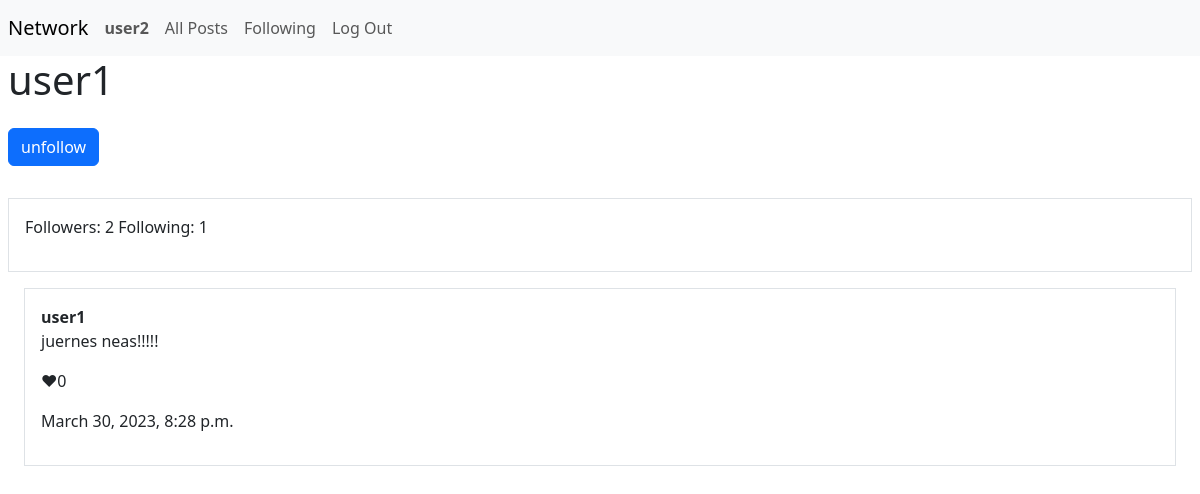
Page /user/1 (signed in) on the committed database.
### network/models.py (models this page shows)
class User(AbstractUser):
    pass

class Posts(models.Model):
    poster = models.ForeignKey("User", on_delete=models.CASCADE, related_name="posts")
    content = models.TextField(max_length=280)
    timestamp = models.DateTimeField(auto_now_add=True)
    likes = models.IntegerField(default=0)

### network/views.py (the view)
# urls.py: path("user/<int:profile_id>", views.profile, name="profile_id"),
def profile(request, profile_id):
    profile_obj = User.objects.get(pk=profile_id)
    followers = profile_obj.followers.all().count()
    following = profile_obj.following.all().count()
    b_name = "follow"
    for follower in profile_obj.followers.all():
        if request.user == follower.follower:
            b_name = "unfollow"
    posts = Posts.objects.filter(poster=profile_obj.id).reverse()
    return render(request, "network/profile.html", {
        "profile": profile_obj,
        "followers": followers,
        "following": following,
        "posts": posts,
        "b_name": b_name
    })

### network/templates/network/profile.html (shortened to what this page needs)
{% extends "network/layout.html" %}
{% block body %}
<div>
    <h1>{{ profile.username }}</h1>
    {% if user.is_authenticated %}
        {% if user.username == profile.username %}
        {% else %}
        <form action=" {{ profile.id }}/{{ b_name }}" method="post">
            <input type="submit" value="{{ b_name }}" class="btn btn-primary my-3"/>
        </form>
        {% endif %}
    {% endif %}
</div>
<div class=" border p-3 my-3">
    <p>Followers: {{ followers }} Following: {{ following }}</p>
</div>
<div>
    {% for post in posts %}
        <div class="border p-3 m-3">
            <b>{{ post.poster.username }}</b>
            <p>{{ post.content }}</p>
            <p> ♥{{ post.likes }}</p>
            <p>{{ post.timestamp }}</p>
        </div>
    {% endfor %}
    </div>
{% endblock %}

### network/templates/network/layout.html (shortened to what this page needs)
{% load static %}
<!DOCTYPE html>
<html lang="en">
    <head>
        <link href="https://cdn.jsdelivr.net/npm/bootstrap@5.3.0-alpha2/dist/css/bootstrap.min.css" rel="stylesheet">
        <link href="{% static 'network/styles.css' %}" rel="stylesheet">
    </head>
    <body>
        <nav class="navbar navbar-expand-lg navbar-light bg-light">
            <a class="navbar-brand mx-2" href="#">Network</a>
            <div>
              <ul class="navbar-nav mr-auto">
                {% if user.is_authenticated %}
                    <li class="nav-item">
                        <a class="nav-link" href="#"><strong>{{ user.username }}</strong></a>
                    </li>
                {% endif %}
                <li class="nav-item">
                  <a class="nav-link" href="{% url 'index' %}">All Posts</a>
                </li>
                {% if user.is_authenticated %}
                    <li class="nav-item">
                        <a class="nav-link" href="{% url 'following' %}">Following</a>
                    </li>
                    <li class="nav-item">
                        <a class="nav-link" href="{% url 'logout' %}">Log Out</a>
                    </li>
                {% endif %}
              </ul>
            </div>
          </nav>
        <div class="body mx-2">
            {% block body %}
            {% endblock %}
        </div>
    </body>
</html>

### rows in the picture
User: username "user2"
User: username "user1"
Posts: poster.username "user1", content "juernes neas!!!!!", likes "0", timestamp "March 30, 2023, 8:28 p.m."

### other values in the picture
{{ followers }} "2"
{{ following }} "1"
